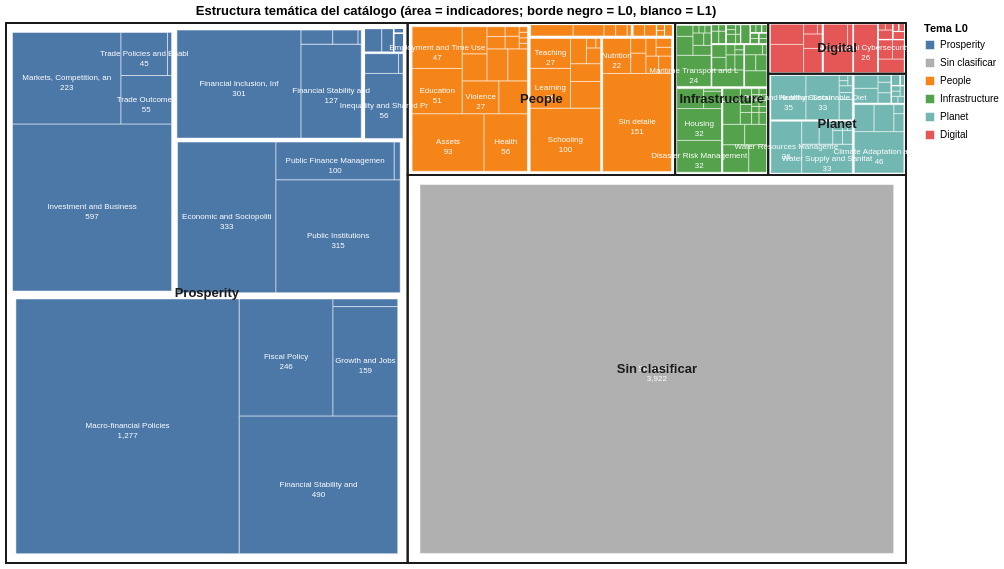

Write notebook code for a chart like this one.
### Markdown cell above
## 1. Treemap jerárquico L0 → L1 → L2

**Pregunta:** ¿cómo se distribuye el catálogo entre temas y subtemas?  
**Codificación:** área = cantidad de indicadores; tres niveles anidados (L0 → tema, L1 → área, L2 → subtema); color = tema L0.  
**Fuente:** `data/derived/indicators.csv` (campos `topic_l0`, `topic_l1`, `topic_l2`).

Se usa el primer valor cuando un indicador declara más de un tema. Los indicadores sin clasificar se agrupan como **Sin clasificar** para no ocultar el 40 % del catálogo que no tiene tema L0.

### Code cell
indicators = pd.read_csv(DERIVED / "indicators.csv")


def primary_topic(series: pd.Series) -> pd.Series:
    return series.fillna("").astype(str).str.split("|").str[0].str.strip()


indicators["l0"] = primary_topic(indicators["topic_l0"]).replace("", "Sin clasificar")
indicators["l1"] = primary_topic(indicators["topic_l1"]).replace("", "Sin subclasificar")
indicators["l2"] = primary_topic(indicators["topic_l2"]).replace("", "Sin detalle")

L0_ORDER = ["Prosperity", "Sin clasificar", "People", "Infrastructure", "Planet", "Digital"]
L0_COLORS = ["#4c78a8", "#b0b0b0", "#f58518", "#54a24b", "#72b7b2", "#e45756"]

W, H = 100.0, 60.0


def inset(rect, fraction):
    return (
        rect["x"] + rect["dx"] * fraction,
        rect["y"] + rect["dy"] * fraction,
        rect["dx"] * (1 - 2 * fraction),
        rect["dy"] * (1 - 2 * fraction),
    )


def treemap_layout(sizes, x, y, w, h):
    normalized = squarify.normalize_sizes(list(sizes), w, h)
    return squarify.squarify(normalized, x, y, w, h)


leaves = []
l1_boxes = []
l0_boxes = []
l0_labels = []

l0_counts = indicators.groupby("l0").size().sort_values(ascending=False)
for (l0, _), r0 in zip(l0_counts.items(), treemap_layout(l0_counts.values, 0, 0, W, H)):
    l0_boxes.append({"x": r0["x"], "y": r0["y"], "x2": r0["x"] + r0["dx"], "y2": r0["y"] + r0["dy"]})
    l0_labels.append({"x": r0["x"] + r0["dx"] / 2, "y": r0["y"] + r0["dy"] / 2, "l0": l0})
    x0, y0, w0, h0 = inset(r0, 0.010)
    sub0 = indicators[indicators["l0"] == l0]
    l1_counts = sub0.groupby("l1").size().sort_values(ascending=False)
    for (l1, _), r1 in zip(l1_counts.items(), treemap_layout(l1_counts.values, x0, y0, w0, h0)):
        l1_boxes.append({"x": r1["x"], "y": r1["y"], "x2": r1["x"] + r1["dx"], "y2": r1["y"] + r1["dy"]})
        x1, y1, w1, h1 = inset(r1, 0.015)
        sub1 = sub0[sub0["l1"] == l1]
        l2_counts = sub1.groupby("l2").size().sort_values(ascending=False)
        for (l2, _), r2 in zip(l2_counts.items(), treemap_layout(l2_counts.values, x1, y1, w1, h1)):
            leaves.append(
                {
                    "l0": l0,
                    "l1": l1,
                    "l2": l2,
                    "indicators": int(l2_counts[l2]),
                    "x": r2["x"],
                    "y": r2["y"],
                    "x2": r2["x"] + r2["dx"],
                    "y2": r2["y"] + r2["dy"],
                    "width": r2["dx"],
                    "height": r2["dy"],
                }
            )

treemap_df = pd.DataFrame(leaves)
treemap_df["cx"] = (treemap_df["x"] + treemap_df["x2"]) / 2
treemap_df["cy"] = (treemap_df["y"] + treemap_df["y2"]) / 2
treemap_df["label"] = treemap_df.apply(
    lambda row: f"{row['l2'][:24]}\n{row['indicators']:,}" if row["width"] * row["height"] >= 12 else "",
    axis=1,
)
l1_df = pd.DataFrame(l1_boxes)
l0_df = pd.DataFrame(l0_boxes)
l0_label_df = pd.DataFrame(l0_labels)

print(f"Leaves L2: {len(treemap_df)} · indicadores: {treemap_df['indicators'].sum():,}")
print(treemap_df.groupby("l0")["indicators"].sum().sort_values(ascending=False).to_string())

treemap = (
    alt.Chart(treemap_df)
    .mark_rect(stroke="white", strokeWidth=0.5)
    .encode(
        x=alt.X("x:Q", scale=alt.Scale(domain=[0, W]), axis=None),
        x2="x2:Q",
        y=alt.Y("y:Q", scale=alt.Scale(domain=[0, H]), axis=None),
        y2="y2:Q",
        color=alt.Color(
            "l0:N",
            title="Tema L0",
            scale=alt.Scale(domain=L0_ORDER, range=L0_COLORS),
        ),
        tooltip=[
            alt.Tooltip("l0:N", title="Tema L0"),
            alt.Tooltip("l1:N", title="Tema L1"),
            alt.Tooltip("l2:N", title="Tema L2"),
            alt.Tooltip("indicators:Q", title="Indicadores", format=","),
        ],
    )
)

l1_borders = (
    alt.Chart(l1_df)
    .mark_rect(fillOpacity=0, stroke="white", strokeWidth=1)
    .encode(
        x=alt.X("x:Q", scale=alt.Scale(domain=[0, W])),
        x2="x2:Q",
        y=alt.Y("y:Q", scale=alt.Scale(domain=[0, H])),
        y2="y2:Q",
    )
)

l0_borders = (
    alt.Chart(l0_df)
    .mark_rect(fillOpacity=0, stroke="#1b1b1b", strokeWidth=2)
    .encode(
        x=alt.X("x:Q", scale=alt.Scale(domain=[0, W])),
        x2="x2:Q",
        y=alt.Y("y:Q", scale=alt.Scale(domain=[0, H])),
        y2="y2:Q",
    )
)

leaf_labels = (
    alt.Chart(treemap_df[treemap_df["label"] != ""])
    .mark_text(fontSize=8, color="white", lineBreak="\n", limit=140)
    .encode(
        x=alt.X("cx:Q", scale=alt.Scale(domain=[0, W])),
        y=alt.Y("cy:Q", scale=alt.Scale(domain=[0, H])),
        text=alt.Text("label:N"),
    )
)

l0_text = (
    alt.Chart(l0_label_df)
    .mark_text(fontSize=13, fontWeight="bold", color="#1b1b1b")
    .encode(
        x=alt.X("x:Q", scale=alt.Scale(domain=[0, W])),
        y=alt.Y("y:Q", scale=alt.Scale(domain=[0, H])),
        text=alt.Text("l0:N"),
    )
)

(
    treemap + l1_borders + l0_borders + leaf_labels + l0_text
).properties(
    width=900,
    height=540,
    title="Estructura temática del catálogo (área = indicadores; borde negro = L0, blanco = L1)",
)

### Figure 1 — Vega-Lite specification as saved in the notebook (floating-point values rounded to 4 significant figures; data arrays with more than 128 entries replaced by an {"elided": "..."} marker saying what was removed)
{"config": {"view": {"continuousWidth": 300, "continuousHeight": 300}}, "layer": [{"data": {"name": "data-546eeae04e98bba03f8156641e8229ab"}, "mark": {"type": "rect", "stroke": "white", "strokeWidth": 0.5}, "encoding": {"color": {"field": "l0", "scale": {"domain": ["Prosperity", "Sin clasificar", "People", "Infrastructure", "Planet", "Digital"], "range": ["#4c78a8", "#b0b0b0", "#f58518", "#54a24b", "#72b7b2", "#e45756"]}, "title": "Tema L0", "type": "nominal"}, "tooltip": [{"field": "l0", "title": "Tema L0", "type": "nominal"}, {"field": "l1", "title": "Tema L1", "type": "nominal"}, {"field": "l2", "title": "Tema L2", "type": "nominal"}, {"field": "indicators", "format": ",", "title": "Indicadores", "type": "quantitative"}], "x": {"axis": null, "field": "x", "scale": {"domain": [0, 100.0]}, "type": "quantitative"}, "x2": {"field": "x2"}, "y": {"axis": null, "field": "y", "scale": {"domain": [0, 60.0]}, "type": "quantitative"}, "y2": {"field": "y2"}}}, {"data": {"name": "data-e5af1671714f254fe1890ddaa45126b9"}, "mark": {"type": "rect", "fillOpacity": 0, "stroke": "white", "strokeWidth": 1}, "encoding": {"x": {"field": "x", "scale": {"domain": [0, 100.0]}, "type": "quantitative"}, "x2": {"field": "x2"}, "y": {"field": "y", "scale": {"domain": [0, 60.0]}, "type": "quantitative"}, "y2": {"field": "y2"}}}, {"data": {"name": "data-1c4aa46cd1a360e68bb52c3a3ec12f94"}, "mark": {"type": "rect", "fillOpacity": 0, "stroke": "#1b1b1b", "strokeWidth": 2}, "encoding": {"x": {"field": "x", "scale": {"domain": [0, 100.0]}, "type": "quantitative"}, "x2": {"field": "x2"}, "y": {"field": "y", "scale": {"domain": [0, 60.0]}, "type": "quantitative"}, "y2": {"field": "y2"}}}, {"data": {"name": "data-5b316c18ec1d17dc285ce82334106f22"}, "mark": {"type": "text", "color": "white", "fontSize": 8, "limit": 140, "lineBreak": "\n"}, "encoding": {"text": {"field": "label", "type": "nominal"}, "x": {"field": "cx", "scale": {"domain": [0, 100.0]}, "type": "quantitative"}, "y": {"field": "cy", "scale": {"domain": [0, 60.0]}, "type": "quantitative"}}}, {"data": {"name": "data-51a0a8e5feb4c7dc2645362f7290126d"}, "mark": {"type": "text", "color": "#1b1b1b", "fontSize": 13, "fontWeight": "bold"}, "encoding": {"text": {"field": "l0", "type": "nominal"}, "x": {"field": "x", "scale": {"domain": [0, 100.0]}, "type": "quantitative"}, "y": {"field": "y", "scale": {"domain": [0, 60.0]}, "type": "quantitative"}}}], "height": 540, "title": "Estructura temática del catálogo (área = indicadores; borde negro = L0, blanco = L1)", "width": 900, "$schema": "https://vega.github.io/schema/vega-lite/v6.4.1.json", "datasets": {"data-546eeae04e98bba03f8156641e8229ab": {"elided": "190 records"}, "data-e5af1671714f254fe1890ddaa45126b9": [{"x": 0.4463, "y": 0.6, "x2": 44.18, "y2": 29.77}, {"x": 0.4463, "y": 29.77, "x2": 18.67, "y2": 59.4}, {"x": 18.67, "y": 29.77, "x2": 44.18, "y2": 47.03}, {"x": 18.67, "y": 47.03, "x2": 39.79, "y2": 59.4}, {"x": 39.79, "y": 47.03, "x2": 44.18, "y2": 56.74}, {"x": 39.79, "y": 56.74, "x2": 43.08, "y2": 59.4}, {"x": 43.08, "y": 56.74, "x2": 44.18, "y2": 58.87}, {"x": 43.08, "y": 58.87, "x2": 44.18, "y2": 59.4}, {"x": 45.18, "y": 0.4311, "x2": 99.45, "y2": 42.68}, {"x": 44.93, "y": 43.28, "x2": 58.13, "y2": 59.83}, {"x": 58.13, "y": 43.28, "x2": 66.19, "y2": 58.51}, {"x": 66.19, "y": 43.28, "x2": 74.05, "y2": 58.51}, {"x": 58.13, "y": 58.51, "x2": 69.63, "y2": 59.83}, {"x": 69.63, "y": 58.51, "x2": 72.28, "y2": 59.83}, {"x": 72.28, "y": 58.51, "x2": 73.17, "y2": 59.83}, {"x": 73.17, "y": 58.51, "x2": 74.05, "y2": 59.83}, {"x": 74.45, "y": 43.28, "x2": 79.58, "y2": 52.85}, {"x": 79.58, "y": 43.28, "x2": 84.59, "y2": 52.85}, {"x": 74.45, "y": 52.85, "x2": 78.39, "y2": 59.83}, {"x": 78.39, "y": 52.85, "x2": 82.03, "y2": 57.66}, {"x": 82.03, "y": 52.85, "x2": 84.59, "y2": 57.66}, {"x": 78.39, "y": 57.66, "x2": 80.01, "y2": 59.83}, {"x": 80.01, "y": 57.66, "x2": 81.62, "y2": 59.83}, {"x": 81.62, "y": 57.66, "x2": 82.7, "y2": 59.83}, {"x": 82.7, "y": 57.66, "x2": 83.64, "y2": 58.9}, {"x": 83.64, "y": 57.66, "x2": 84.59, "y2": 58.9}, {"x": 82.7, "y": 58.9, "x2": 83.96, "y2": 59.83}, {"x": 83.96, "y": 58.9, "x2": 84.59, "y2": 59.83}, {"x": 84.84, "y": 43.22, "x2": 94.17, "y2": 49.17}, {"x": 84.84, "y": 49.17, "x2": 94.17, "y2": 54.24}, {"x": 94.17, "y": 43.22, "x2": 99.85, "y2": 51.05}, {"x": 94.17, "y": 51.05, "x2": 98.38, "y2": 54.24}, {"x": 98.38, "y": 51.05, "x2": 99.85, "y2": 53.05}, {"x": 98.38, "y": 53.05, "x2": 99.36, "y2": 54.24}, {"x": 99.36, "y": 53.05, "x2": 99.85, "y2": 54.24}, {"x": 84.84, "y": 54.41, "x2": 90.76, "y2": 59.94}, {"x": 90.76, "y": 54.41, "x2": 94.14, "y2": 59.94}, {"x": 94.14, "y": 54.41, "x2": 96.89, "y2": 59.94}, {"x": 96.89, "y": 54.41, "x2": 99.85, "y2": 58.17}, {"x": 96.89, "y": 58.17, "x2": 98.53, "y2": 59.94}, {"x": 98.53, "y": 58.17, "x2": 99.85, "y2": 59.05}, {"x": 98.53, "y": 59.05, "x2": 99.19, "y2": 59.94}, {"x": 99.19, "y": 59.05, "x2": 99.85, "y2": 59.94}], "data-1c4aa46cd1a360e68bb52c3a3ec12f94": [{"x": 0.0, "y": 0.0, "x2": 44.63, "y2": 60.0}, {"x": 44.63, "y": 0.0, "x2": 100.0, "y2": 43.11}, {"x": 44.63, "y": 43.11, "x2": 74.35, "y2": 60.0}, {"x": 74.35, "y": 43.11, "x2": 84.69, "y2": 60.0}, {"x": 84.69, "y": 43.11, "x2": 100.0, "y2": 54.36}, {"x": 84.69, "y": 54.36, "x2": 100.0, "y2": 60.0}], "data-5b316c18ec1d17dc285ce82334106f22": [{"l0": "Prosperity", "l1": "Economic Policy", "l2": "Macro-financial Policies", "indicators": 1277, "x": 1.102, "y": 1.038, "x2": 25.92, "y2": 29.34, "width": 24.82, "height": 28.3, "cx": 13.51, "cy": 15.19, "label": "Macro-financial Policies\n1,277"}, {"l0": "Prosperity", "l1": "Economic Policy", "l2": "Financial Stability and Integrity", "indicators": 490, "x": 25.92, "y": 1.038, "x2": 43.53, "y2": 16.34, "width": 17.61, "height": 15.3, "cx": 34.72, "cy": 8.69, "label": "Financial Stability and \n490"}, {"l0": "Prosperity", "l1": "Economic Policy", "l2": "Fiscal Policy", "indicators": 246, "x": 25.92, "y": 16.34, "x2": 36.33, "y2": 29.34, "width": 10.41, "height": 12.99, "cx": 31.13, "cy": 22.84, "label": "Fiscal Policy\n246"}, {"l0": "Prosperity", "l1": "Economic Policy", "l2": "Growth and Jobs", "indicators": 159, "x": 36.33, "y": 16.34, "x2": 43.53, "y2": 28.49, "width": 7.195, "height": 12.15, "cx": 39.93, "cy": 22.42, "label": "Growth and Jobs\n159"}, {"l0": "Prosperity", "l1": "Trade, Investment and Competitiveness", "l2": "Investment and Business Climate", "indicators": 597, "x": 0.7197, "y": 30.22, "x2": 18.4, "y2": 48.79, "width": 17.68, "height": 18.57, "cx": 9.561, "cy": 39.5, "label": "Investment and Business \n597"}, {"l0": "Prosperity", "l1": "Trade, Investment and Competitiveness", "l2": "Markets, Competition, and Technology", "indicators": 223, "x": 0.7197, "y": 48.79, "x2": 12.78, "y2": 58.96, "width": 12.06, "height": 10.17, "cx": 6.749, "cy": 53.87, "label": "Markets, Competition, an\n223"}, {"l0": "Prosperity", "l1": "Trade, Investment and Competitiveness", "l2": "Trade Outcomes", "indicators": 55, "x": 12.78, "y": 48.79, "x2": 18.4, "y2": 54.16, "width": 5.624, "height": 5.379, "cx": 15.59, "cy": 51.47, "label": "Trade Outcomes\n55"}, {"l0": "Prosperity", "l1": "Trade, Investment and Competitiveness", "l2": "Trade Policies and Enabling Factors", "indicators": 45, "x": 12.78, "y": 54.16, "x2": 17.94, "y2": 58.96, "width": 5.164, "height": 4.792, "cx": 15.36, "cy": 56.56, "label": "Trade Policies and Enabl\n45"}, {"l0": "Prosperity", "l1": "Institutions", "l2": "Economic and Sociopolitical Governance", "indicators": 333, "x": 19.06, "y": 30.03, "x2": 30.0, "y2": 46.77, "width": 10.94, "height": 16.74, "cx": 24.53, "cy": 38.4, "label": "Economic and Sociopoliti\n333"}, {"l0": "Prosperity", "l1": "Institutions", "l2": "Public Institutions", "indicators": 315, "x": 30.0, "y": 30.03, "x2": 43.8, "y2": 42.58, "width": 13.8, "height": 12.55, "cx": 36.9, "cy": 36.31, "label": "Public Institutions\n315"}, {"l0": "Prosperity", "l1": "Institutions", "l2": "Public Finance Management", "indicators": 100, "x": 30.0, "y": 42.58, "x2": 43.14, "y2": 46.77, "width": 13.14, "height": 4.184, "cx": 36.57, "cy": 44.68, "label": "Public Finance Managemen\n100"}, {"l0": "Prosperity", "l1": "Finance", "l2": "Financial Inclusion, Infrastructure and Access", "indicators": 301, "x": 18.99, "y": 47.21, "x2": 32.78, "y2": 59.21, "width": 13.79, "height": 12.0, "cx": 25.89, "cy": 53.21, "label": "Financial Inclusion, Inf\n301"}, {"l0": "Prosperity", "l1": "Finance", "l2": "Financial Stability and Integrity", "indicators": 127, "x": 32.78, "y": 47.21, "x2": 39.47, "y2": 57.65, "width": 6.69, "height": 10.44, "cx": 36.13, "cy": 52.43, "label": "Financial Stability and \n127"}, {"l0": "Prosperity", "l1": "Poverty", "l2": "Inequality and Shared Prosperity", "indicators": 56, "x": 39.86, "y": 47.17, "x2": 44.12, "y2": 54.4, "width": 4.261, "height": 7.227, "cx": 41.99, "cy": 50.79, "label": "Inequality and Shared Pr\n56"}, {"l0": "Sin clasificar", "l1": "Sin subclasificar", "l2": "Sin detalle", "indicators": 3922, "x": 46.0, "y": 1.065, "x2": 98.63, "y2": 42.04, "width": 52.64, "height": 40.98, "cx": 72.31, "cy": 21.55, "label": "Sin detalle\n3,922"}, {"l0": "People", "l1": "Gender", "l2": "Assets", "indicators": 93, "x": 45.12, "y": 43.52, "x2": 53.12, "y2": 49.92, "width": 7.994, "height": 6.398, "cx": 49.12, "cy": 46.72, "label": "Assets\n93"}, {"l0": "People", "l1": "Gender", "l2": "Health", "indicators": 56, "x": 53.12, "y": 43.52, "x2": 57.93, "y2": 49.92, "width": 4.814, "height": 6.398, "cx": 55.53, "cy": 46.72, "label": "Health\n56"}, {"l0": "People", "l1": "Gender", "l2": "Education", "indicators": 51, "x": 45.12, "y": 49.92, "x2": 50.7, "y2": 54.95, "width": 5.579, "height": 5.028, "cx": 47.91, "cy": 52.44, "label": "Education\n51"}, {"l0": "People", "l1": "Gender", "l2": "Employment and Time Use", "indicators": 47, "x": 45.12, "y": 54.95, "x2": 50.7, "y2": 59.58, "width": 5.579, "height": 4.633, "cx": 47.91, "cy": 57.27, "label": "Employment and Time Use\n47"}, {"l0": "People", "l1": "Gender", "l2": "Violence", "indicators": 27, "x": 50.7, "y": 49.92, "x2": 54.77, "y2": 53.57, "width": 4.066, "height": 3.651, "cx": 52.74, "cy": 51.75, "label": "Violence\n27"}, {"l0": "People", "l1": "Education", "l2": "Schooling", "indicators": 100, "x": 58.25, "y": 43.5, "x2": 66.07, "y2": 50.54, "width": 7.815, "height": 7.037, "cx": 62.16, "cy": 47.02, "label": "Schooling\n100"}, {"l0": "People", "l1": "Education", "l2": "Learning", "indicators": 36, "x": 58.25, "y": 50.54, "x2": 62.73, "y2": 54.96, "width": 4.476, "height": 4.423, "cx": 60.49, "cy": 52.75, "label": "Learning\n36"}, {"l0": "People", "l1": "Education", "l2": "Teaching", "indicators": 27, "x": 58.25, "y": 54.96, "x2": 62.73, "y2": 58.28, "width": 4.476, "height": 3.317, "cx": 60.49, "cy": 56.62, "label": "Teaching\n27"}, {"l0": "People", "l1": "Health, Nutrition & Population", "l2": "Sin detalle", "indicators": 151, "x": 66.31, "y": 43.5, "x2": 73.93, "y2": 54.39, "width": 7.629, "height": 10.88, "cx": 70.12, "cy": 48.95, "label": "Sin detalle\n151"}, {"l0": "People", "l1": "Health, Nutrition & Population", "l2": "Nutrition", "indicators": 22, "x": 66.31, "y": 54.39, "x2": 69.41, "y2": 58.28, "width": 3.108, "height": 3.892, "cx": 67.86, "cy": 56.33, "label": "Nutrition\n22"}, {"l0": "Infrastructure", "l1": "Urban, Resilience and Land", "l2": "Disaster Risk Management (DRM) and Resilience", "indicators": 32, "x": 74.53, "y": 43.42, "x2": 79.5, "y2": 46.96, "width": 4.973, "height": 3.538, "cx": 77.02, "cy": 45.19, "label": "Disaster Risk Management\n32"}, {"l0": "Infrastructure", "l1": "Urban, Resilience and Land", "l2": "Housing", "indicators": 32, "x": 74.53, "y": 46.96, "x2": 79.5, "y2": 50.5, "width": 4.973, "height": 3.538, "cx": 77.02, "cy": 48.73, "label": "Housing\n32"}, {"l0": "Infrastructure", "l1": "Transport", "l2": "Maritime Transport and Logistics", "indicators": 24, "x": 74.51, "y": 52.96, "x2": 78.33, "y2": 56.41, "width": 3.818, "height": 3.457, "cx": 76.42, "cy": 54.68, "label": "Maritime Transport and L\n24"}, {"l0": "Planet", "l1": "Water", "l2": "Water Resources Management", "indicators": 36, "x": 84.98, "y": 43.31, "x2": 88.41, "y2": 49.08, "width": 3.43, "height": 5.772, "cx": 86.7, "cy": 46.19, "label": "Water Resources Manageme\n36"}, {"l0": "Planet", "l1": "Water", "l2": "Water Supply and Sanitation", "indicators": 33, "x": 88.41, "y": 43.31, "x2": 94.03, "y2": 46.54, "width": 5.621, "height": 3.228, "cx": 91.22, "cy": 44.92, "label": "Water Supply and Sanitat\n33"}, {"l0": "Planet", "l1": "Agriculture and Food", "l2": "Food and Nutrition Security", "indicators": 35, "x": 84.98, "y": 49.25, "x2": 88.89, "y2": 54.17, "width": 3.911, "height": 4.921, "cx": 86.94, "cy": 51.71, "label": "Food and Nutrition Secur\n35"}, {"l0": "Planet", "l1": "Agriculture and Food", "l2": "Healthy Sustainable Diets", "indicators": 33, "x": 88.89, "y": 49.25, "x2": 92.58, "y2": 54.17, "width": 3.688, "height": 4.921, "cx": 90.74, "cy": 51.71, "label": "Healthy Sustainable Diet\n33"}, {"l0": "Planet", "l1": "Climate Change", "l2": "Climate Adaptation and Resilience", "indicators": 46, "x": 94.26, "y": 43.34, "x2": 99.76, "y2": 47.93, "width": 5.503, "height": 4.597, "cx": 97.01, "cy": 45.64, "label": "Climate Adaptation and R\n46"}, {"l0": "Digital", "l1": "Cybersecurity", "l2": "ITU Global Cybersecurity Index (GCI)", "indicators": 26, "x": 94.18, "y": 54.5, "x2": 96.85, "y2": 59.86, "width": 2.665, "height": 5.365, "cx": 95.51, "cy": 57.18, "label": "ITU Global Cybersecurity\n26"}], "data-51a0a8e5feb4c7dc2645362f7290126d": [{"x": 22.31, "y": 30.0, "l0": "Prosperity"}, {"x": 72.31, "y": 21.55, "l0": "Sin clasificar"}, {"x": 59.49, "y": 51.55, "l0": "People"}, {"x": 79.52, "y": 51.55, "l0": "Infrastructure"}, {"x": 92.34, "y": 48.73, "l0": "Planet"}, {"x": 92.34, "y": 57.18, "l0": "Digital"}]}}
